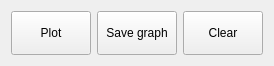
        <widget class="QFrame" name="FrameOfOutPutButtons">
         <property name="maximumSize">
          <size>
           <width>16777215</width>
           <height>50</height>
          </size>
         </property>
         <layout class="QHBoxLayout" name="widget_graph_visualizer_scroll_area_2_contents_horizontal_layout_1">
          <item>
           <widget class="QPushButton" name="pg2_plot_btn">
            <property name="sizePolicy">
             <sizepolicy hsizetype="Minimum" vsizetype="Maximum">
              <horstretch>0</horstretch>
              <verstretch>0</verstretch>
             </sizepolicy>
            </property>
            <property name="minimumSize">
             <size>
              <width>40</width>
              <height>44</height>
             </size>
            </property>
            <property name="text">
             <string>Plot</string>
            </property>
           </widget>
          </item>
          <item>
           <widget class="QPushButton" name="pg2_savegraph_btn">
            <property name="sizePolicy">
             <sizepolicy hsizetype="Minimum" vsizetype="Maximum">
              <horstretch>0</horstretch>
              <verstretch>0</verstretch>
             </sizepolicy>
            </property>
            <property name="minimumSize">
             <size>
              <width>40</width>
              <height>44</height>
             </size>
            </property>
            <property name="text">
             <string>Save graph</string>
            </property>
           </widget>
          </item>
          <item>
           <widget class="QPushButton" name="pg2_clear_btn">
            <property name="sizePolicy">
             <sizepolicy hsizetype="Minimum" vsizetype="Maximum">
              <horstretch>0</horstretch>
              <verstretch>0</verstretch>
             </sizepolicy>
            </property>
            <property name="minimumSize">
             <size>
              <width>40</width>
              <height>44</height>
             </size>
            </property>
            <property name="text">
             <string>Clear</string>
            </property>
           </widget>
          </item>
         </layout>
        </widget>
